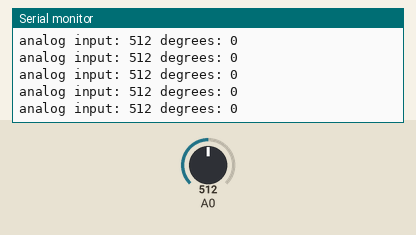
This sketch was run on a simulated Arduino Uno, built with avr-gcc and run on an emulated ATmega328P. Parts: the last lines printed to the serial monitor. Inputs (shaded band) come from the test bench; at power-on: A0 = 512.

Above: at 1.2 s.
1.3 s: A0 set to 716
At 1.31 s:
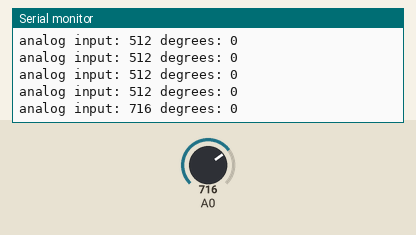
2.8 s: A0 set to 900
At 2.82 s:
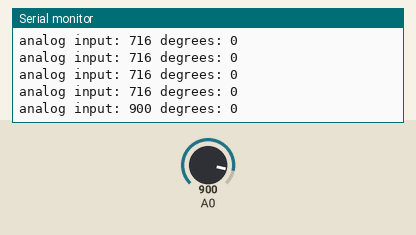
Timing chart, 0 to 5.8 s (numbered marks = the images above; inputs shaded):
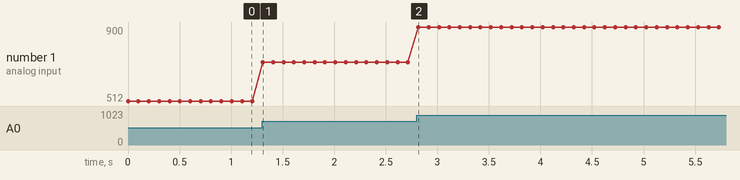

Measured:
- after the input at 1.3 s, the serial monitor: prints a new line at once (image 1)
- after the input at 2.8 s, the serial monitor: prints a new line at once (image 2)
- plotted number 1: 512 → 716 after the input at 1.3 s, 716 → 900 after the input at 2.8 s

The sketch:

flex.ino
```cpp
void setup()
{
    Serial.begin(9600);
}

void loop()
{

    int sensor, degrees;

    sensor = analogRead(0);

    Serial.print("analog input: ");

    Serial.print(sensor,DEC);

    Serial.print(" degrees: ");

    Serial.println(degrees,DEC);

    delay(100);
}
```
